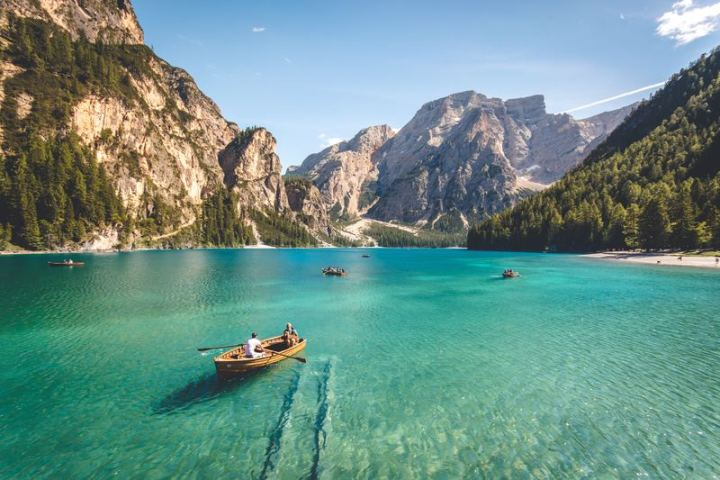
#> input picture imgs/carving.png, 720 x 480 px, found by its file name
$ python guidefilter.py   (older library calls are emulated)
#> lines starting #> are read from the running program, lines starting #| are printed output that depends on the picture
import cv2
import numpy as np
from scipy.ndimage.filters import convolve

img = cv2.imread("/Users/kaneiki/Desktop/image_processing/imgs/carving.png")
#> img is the input picture: shape (480, 720, 3); mean B, G, R 135.9, 143.5, 106.8


def get_dark(src,  r=1):
#> called with r = 2
    t = np.min(src, axis=2)
    w, h = t.shape
#> w = 480; h = 720
    res = t.copy()
    for i in range(r+1):
        res[0:w-i, 0:h -
            i] = np.min(np.stack([res[0:w-i, 0:h-i], t[i:w, i:h]], axis=2), axis=2)
        res[i:w, i:h] = np.min(
            np.stack([res[i:w, i:h], t[0:w-i, 0:h-i]], axis=2), axis=2)
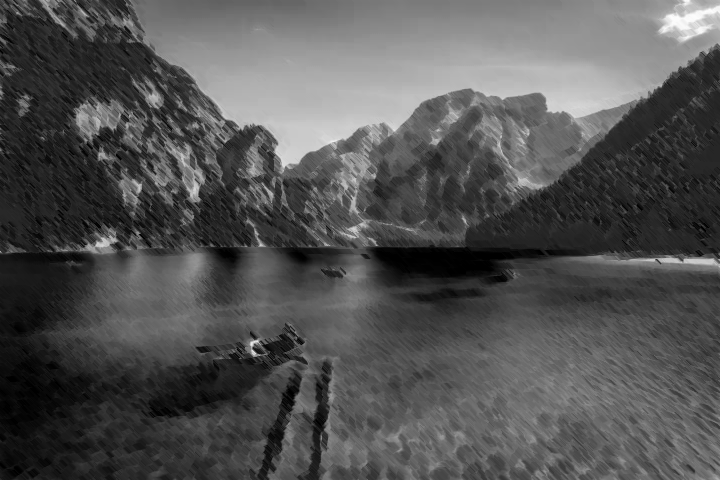
#> res: shape (480, 720) float64; min 0, max 253, mean 83.4

    return res


def togray(src):
    img = np.array(src, np.float)
    res = (img[:, :, 0]*0.299+img[:, :, 1]*0.587+img[:, :, 2]*0.144)
    return res.astype(np.uint8)


def mean(src, size):
    filter_ = np.zeros(size)+1.0/(size[0]*size[1])
    return convolve(src, filter_)


def guidefilter(I, P, r, exps):
    w = (2*r+1, 2*r+1)
    meani = mean(I, w)
    meanp = mean(P, w)

    corri = mean(I*I, w)
    corrip = mean(I*P, w)

    vari = corri-meani*meani
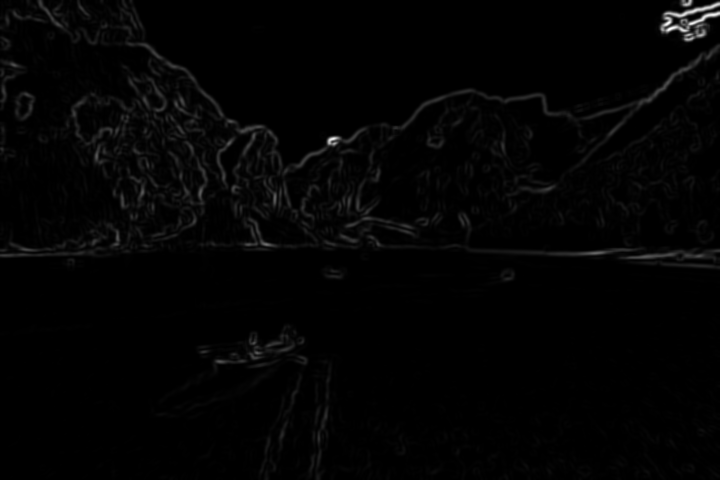
#> vari: shape (480, 720) float64; min 1.36e-12, max 4469, mean 68.4; drawn with min black and max white
    covip = corrip-meani*meanp
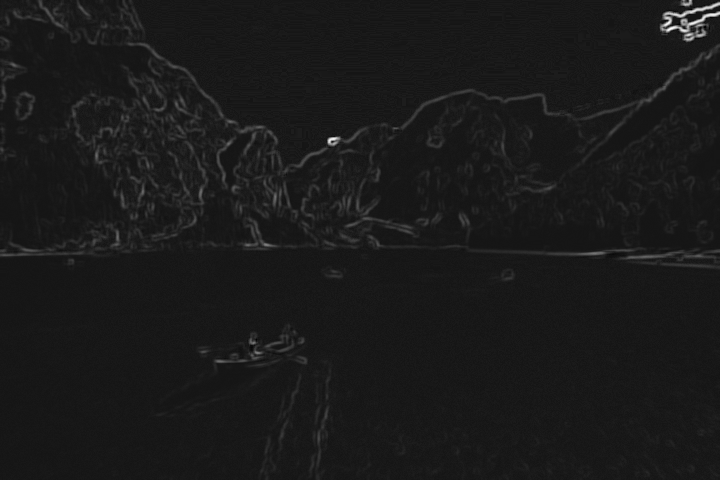
#> covip: shape (480, 720) float64; min -624, max 6873.9, mean 158.3; drawn with min black and max white

    a = covip/(vari+exps)
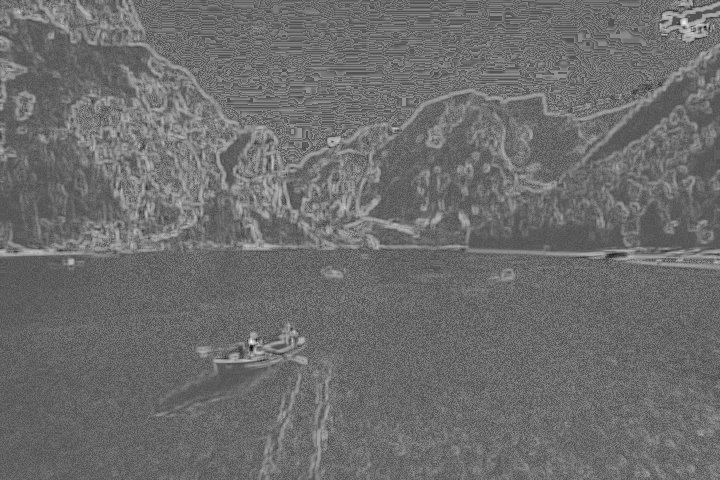
#> a: shape (480, 720) float64; min -1.4, max 2.96, mean 0.479; drawn with min black and max white
    b = meanp-a*meani
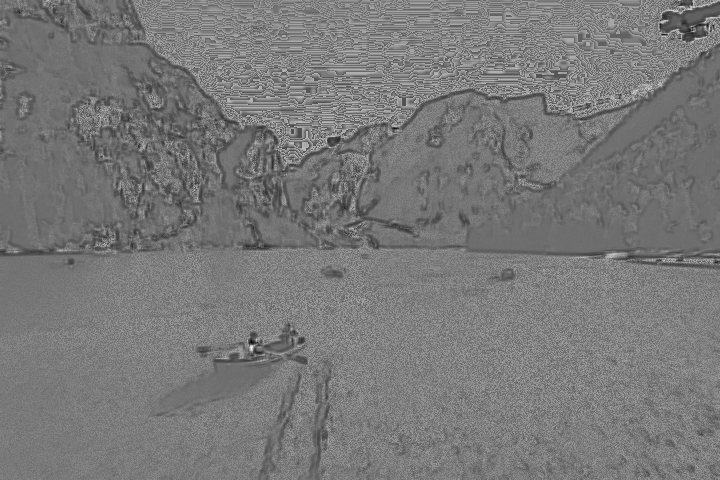
#> b: shape (480, 720) float64; min -256.4, max 428.8, mean 68.7; drawn with min black and max white

    meana = mean(a, w)
    meanb = mean(b, w)
    q = meana*I+meanb
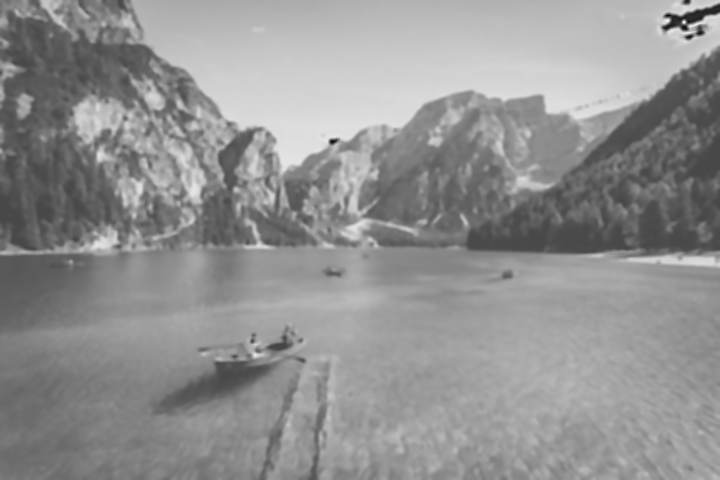
#> q: shape (480, 720) float64; min -51.37, max 279.8, mean 138.5; drawn with min black and max white

    return q


g = togray(img)
shape = (5, 5)
img1 = cv2.blur(g, shape)
img2 = mean(np.array(g, np.float), shape)
dark = get_dark(np.array(img, np.float), 2)

img3 = guidefilter(img2, g, 2, 200)

imgs = np.hstack([img2.astype(np.uint8), img3.astype(np.uint8)])
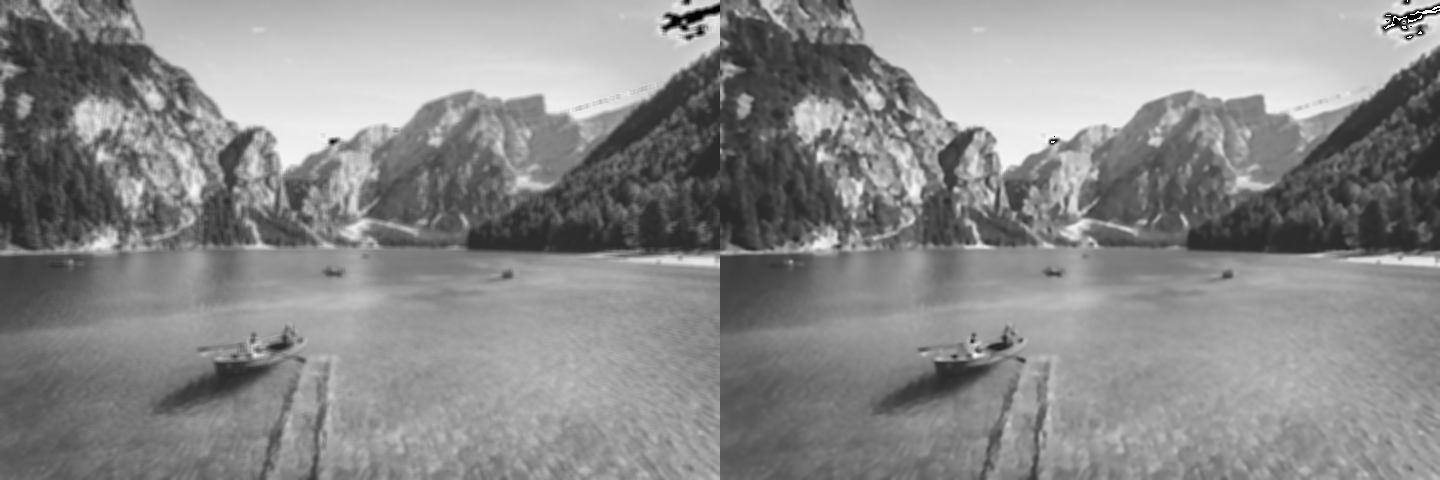
#> imgs: shape (480, 1440); min 0, max 255, mean 138.3
cv2.imshow("show", imgs)

cv2.waitKey(0)
cv2.destroyAllWindows()

$ run again, with imgs/haze.png copied over imgs/carving.png
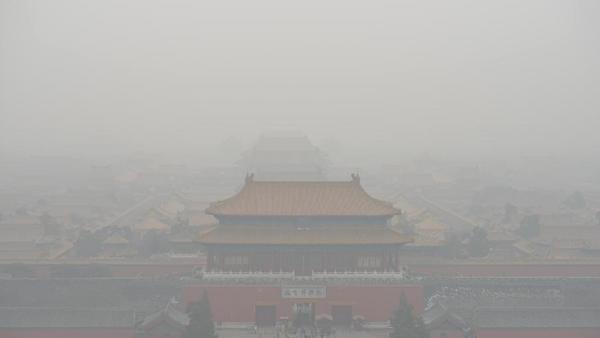
#> input picture imgs/haze.png, 600 x 338 px, found by its file name
#> img is the input picture: shape (338, 600, 3); mean B, G, R 169.1, 171.3, 172.5
#> in mean (call 7), `return convolve(src, filter_)`:
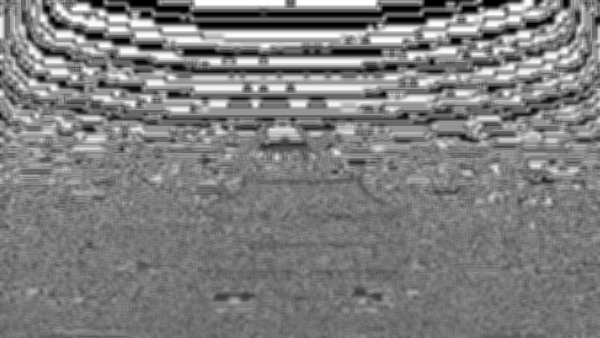
#> returned value: shape (338, 600) float64; min -13.82, max 213, mean 98.3; drawn with min black and max white
#> `imgs = np.hstack([img2.astype(np.uint8), img3.astype(np.uint8)])`:
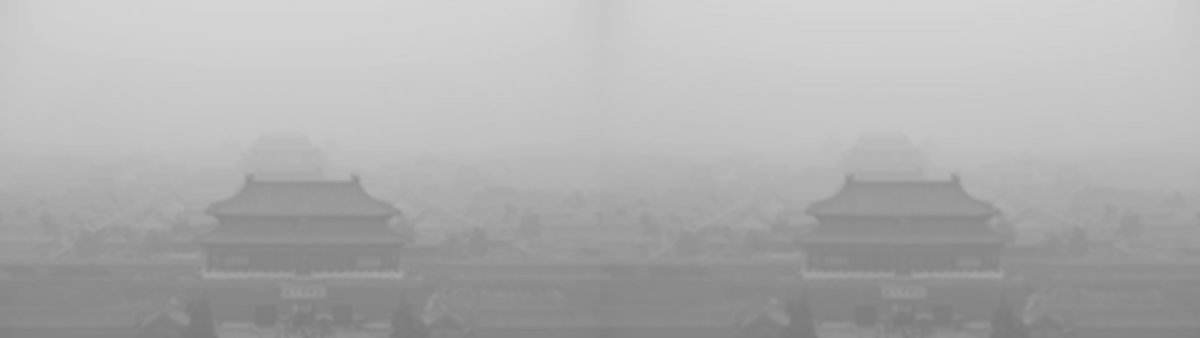
#> imgs: shape (338, 1200); min 122, max 213, mean 174.7
